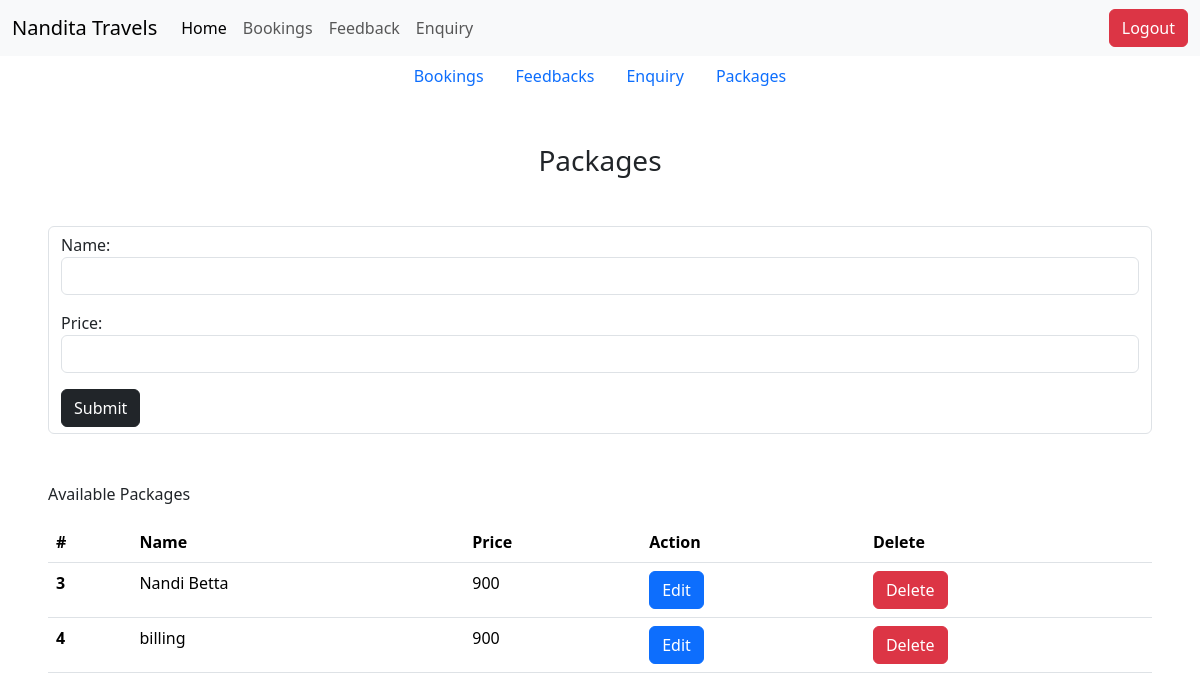
The page /dashpackage/ (signed in) on the database its author committed.
### home/models.py (models this page shows, shortened)
class Package(models.Model):
    name = models.CharField(max_length=100, blank=False)
    price = models.CharField(max_length=100, blank=False)

### home/views.py (the view)
# urls.py: path('dashpackage/', views.DashPackage, name='dashpackage'),
def DashPackage(request):
    pack = Package.objects.all()
    if request.method == 'POST':
        form = PackageForm(request.POST)
        if form.is_valid():
            obj = form.save(commit=False)
            obj.user = request.user
            obj.save()
            return redirect('dashpackage')  # Redirect to a success URL
    else:
        form = PackageForm()
    context = {
        'pack':pack,
        'form':form
    }
    return render(request, 'dashpackage.html', context)

### home/forms.py
class PackageForm(forms.ModelForm):
    class Meta:
        model = Package
        fields = ('__all__')
        widgets = {
            'name' : forms.TextInput(attrs={'placeholder': '', 'class': 'form-control'}),
            'price' : forms.TextInput(attrs={'placeholder': '', 'class': 'form-control'}),
        }

### template/dashpackage.html (shortened to what this page needs)
{% extends 'dash.html' %}
{%  block dash %}
<div class="h3 my-5 text-center">Packages</div>
<div class="m-5">
    <form action="" method="POST" class="form-control">
        {{form.as_p}}
        <button class="btn btn-dark">Submit</button>
    </form>
<p class="mt-5">Available Packages</p>
<table class="table">
    <thead>
      <tr>
        <th scope="col">#</th>
        <th scope="col">Name</th>
        <th scope="col">Price</th>
        <th>Action</th>
        <th>Delete</th>
      </tr>
    </thead>
    <tbody>
        {% for i in pack %}
      <tr>
        <th scope="row">{{i.id}}</th>
        <td>{{i.name}}</td>
        <td>{{i.price}}</td>
        <td>
        <a href="{% url 'dashpackageedit' i.id %}">
            <button class="btn btn-primary">Edit</button>
        </a>
        </td>
        <td>
            <a href="{% url 'dashpackagedelete' i.id %}">
                <button class="btn btn-danger">Delete</button>
            </a>
            </td>
      </tr>
      {% endfor %}
    </tbody>
  </table>
</div>
{% endblock %}

### rows shown on the page
Package: id "3", name "Nandi Betta", price "900"
Package: id "4", name "billing", price "900"
